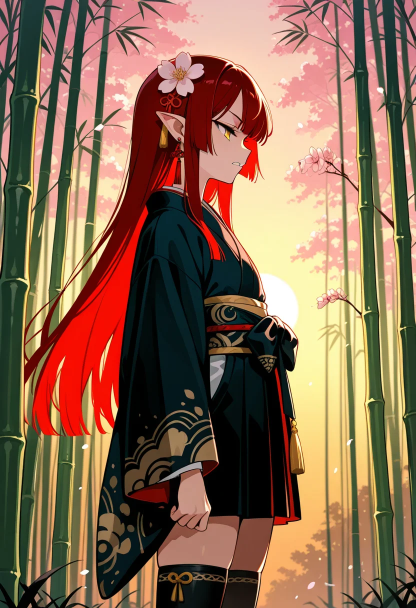
#> input picture web6/intro-art/fuseA.webp, 832 x 1216 px (shown at 1/2 size)
$ python -i scan_card_art.py   (imports and definitions only)
#> lines starting #> are read from the running program, lines starting #| are printed output that depends on the picture
"""掃出畫壞的卡面：整張幾乎是空白、或只有一條線（v12 卡面包的融合畫面、未戴單眼罩、細繩都是這樣發出去的）。

    python scripts/scan_card_art.py                  # 掃 web/cards 裡全部烤好的卡
    python scripts/scan_card_art.py --general        # 只掃會放進公開包的全年齡卡
    python scripts/scan_card_art.py --only a,b       # 只掃這幾張（tag）

看的是縮圖（cards/thumb/，沒有就看原圖）：取四邊的中位數當背景色，跟背景差超過 24 的像素算「有畫東西」。
有畫東西的不到 0.5%，或不到 1% 而且整張亮度幾乎沒有起伏（標準差 < 10），就算空白。
2026-11-02 量全部 10591 張：空白的四張落在 0～0.0082；最空的正常牌（箭頭符號、一串小旗子）在 0.009 以上、標準差 > 8.8。

名字是好幾個人、提示詞卻寫 solo 的牌，scripts/test_card_art.mjs 從提示詞就擋得住，不用看圖。

退出碼：0 沒有空白的卡、1 有（列出來）、2 沒裝 Pillow。pack_card_art.py 打包前會跑 --general，有空白的就不打包。
"""
from __future__ import annotations

import json
import sys
from pathlib import Path

ROOT = Path(__file__).resolve().parent.parent
CARDS = ROOT / "web" / "cards"
INK = 24
BLANK = 0.005
FAINT = 0.01
FLAT = 10.0


def measure(path: Path) -> tuple[float, float]:
    """（有畫東西的比例, 亮度標準差）。"""
#> called with path = '../web6/intro-art/fuseA.webp'
    from PIL import Image, ImageStat

    with Image.open(path) as im:
#> im is the input picture: PIL image 832x1216 RGB; mean R, G, B 136.3, 104.3, 81.6
        g = im.convert("L")
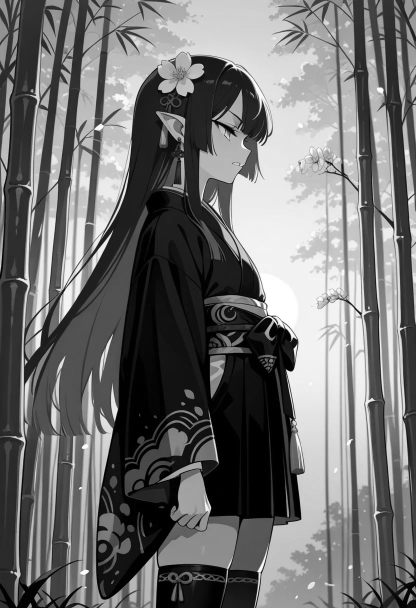
#> g: PIL image 832x1216 L (shown at 1/2 size); min 0, max 255, mean 111.3
        if g.width > 320:
            g = g.resize((200, round(200 * g.height / g.width)))
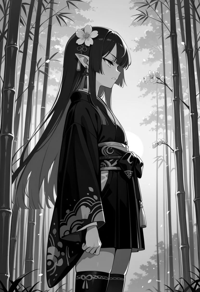
#> g: PIL image 200x292 L; min 0, max 255, mean 111.3
    w, h = g.size
#> w = 200; h = 292
    px = g.load()
    edge = [px[x, 0] for x in range(w)] + [px[x, h - 1] for x in range(w)] + [px[0, y] for y in range(h)] + [px[w - 1, y] for y in range(h)]
#> edge = 984 values, max 246 at index 826, min 0 at index 206, mean 94.24
    edge.sort()
    bg = edge[len(edge) // 2]
#> bg = 70
    hist = g.histogram()
#> hist = 256 values, max 1982 at index 0, min 7 at index 252, mean 228.1
    ink = sum(n for v, n in enumerate(hist) if abs(v - bg) > INK) / (w * h)
#> ink = 0.778
    return ink, ImageStat.Stat(g).stddev[0]


def is_blank(ink: float, std: float) -> bool:
    return ink < BLANK or (ink < FAINT and std < FLAT)


def scan(manifest: dict, keys=None, cards: Path = CARDS) -> list[tuple[str, float, float]]:
    """回傳空白的卡：[(tag, 有畫東西的比例, 標準差)]。"""
    bad = []
    for tag in sorted(keys if keys is not None else manifest):
        rec = manifest.get(tag)
        if not isinstance(rec, dict) or not rec.get("file"):
            continue
        path = cards / "thumb" / str(rec["file"])
        if not path.exists():
            path = cards / str(rec["file"])
        if not path.exists():
            continue
        ink, std = measure(path)
        if is_blank(ink, std):
            bad.append((tag, ink, std))
    return bad


def main() -> int:
    try:
        import PIL  # noqa: F401
    except ImportError:
        print("scan_card_art needs Pillow: pip install pillow")
        return 2
    args = sys.argv[1:]
    manifest = json.loads((CARDS / "manifest.json").read_text(encoding="utf-8"))
    keys = None
    if "--only" in args:
        keys = [s.strip() for s in args[args.index("--only") + 1].split(",") if s.strip()]
    elif "--general" in args:
        keys = [k for k, v in manifest.items() if isinstance(v, dict) and v.get("rating", "general") == "general" and v.get("kind") != "character"]
    bad = scan(manifest, keys)
    for tag, ink, std in bad:
        print(f"blank  {tag}  (ink {ink:.4f}, std {std:.1f})")
    print(f"scanned {len(keys) if keys is not None else len(manifest)}, blank {len(bad)}")
    return 1 if bad else 0


# [2 lines not run here, left out]

>>> result = measure('../web6/intro-art/fuseA.webp')
#> result = (0.778, 77.39)

$ run again, on web6/intro-art/fuseC.webp
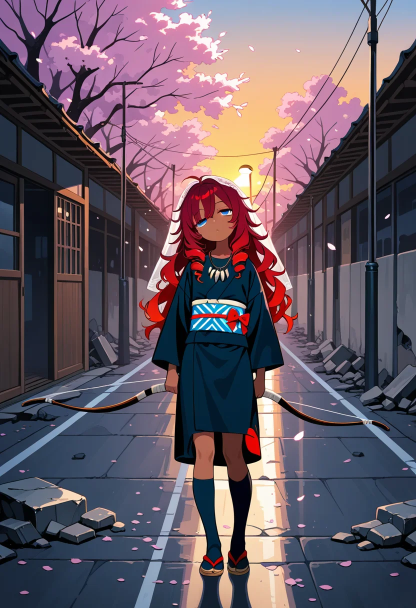
#> input picture web6/intro-art/fuseC.webp, 832 x 1216 px (shown at 1/2 size)
#> in measure, im is the input picture: PIL image 832x1216 RGB; mean R, G, B 103.1, 88.9, 100.5
#> in measure, `g = im.convert("L")`:
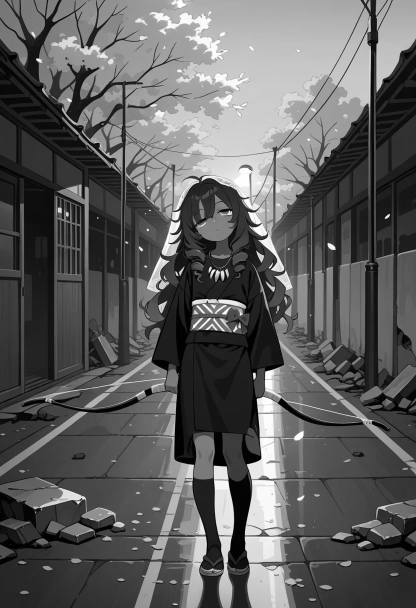
#> g: PIL image 832x1216 L (shown at 1/2 size); min 0, max 255, mean 94.5
#> in measure, `g = g.resize((200, round(200 * g.height / g.width)))`:
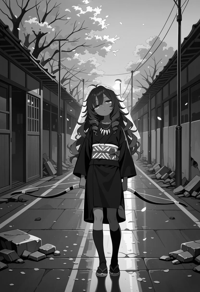
#> g: PIL image 200x292 L; min 0, max 255, mean 94.5
#> edge = 984 values, max 254 at index 86, min 0 at index 649, mean 77.6
#> bg = 54
#> hist = 256 values, max 932 at index 29, min 19 at index 241, mean 228.1
#> ink = 0.634
#> result = (0.634, 62.82)

$ run again, on web6/intro-art/mochi.webp
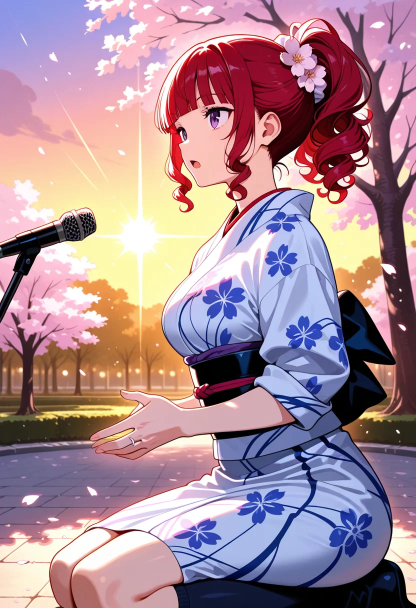
#> input picture web6/intro-art/mochi.webp, 832 x 1216 px (shown at 1/2 size)
#> in measure, im is the input picture: PIL image 832x1216 RGB; mean R, G, B 168.9, 138, 149.6
#> in measure, `g = im.convert("L")`:
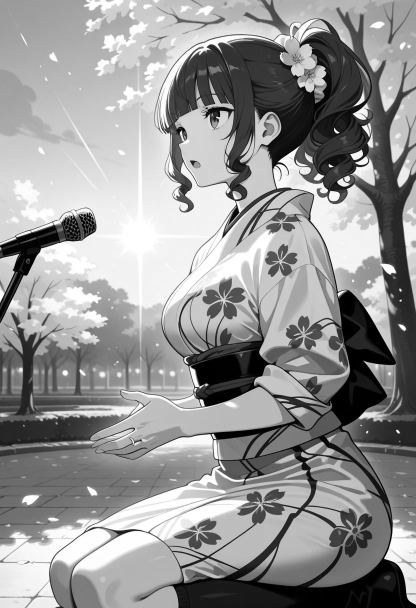
#> g: PIL image 832x1216 L (shown at 1/2 size); min 0, max 255, mean 148.6
#> in measure, `g = g.resize((200, round(200 * g.height / g.width)))`:
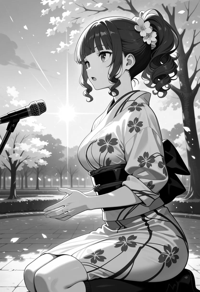
#> g: PIL image 200x292 L; min 0, max 255, mean 148.6
#> edge = 984 values, max 255 at index 49, min 0 at index 350, mean 140.4
#> bg = 162
#> hist = 256 values, max 1162 at index 255, min 48 at index 10, mean 228.1
#> ink = 0.784
#> result = (0.784, 72.66)
